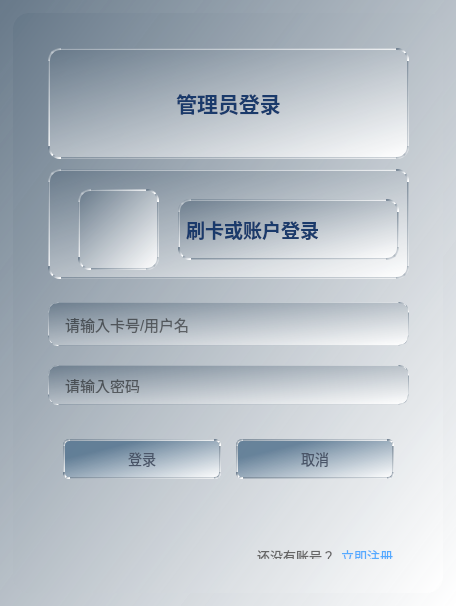
<?xml version="1.0" encoding="UTF-8"?>
<ui version="4.0">
 <class>LoginAdminWidget</class>
 <widget class="QWidget" name="LoginAdminWidget">
  <property name="geometry">
   <rect>
    <x>0</x>
    <y>0</y>
    <width>456</width>
    <height>606</height>
   </rect>
  </property>
  <property name="windowTitle">
   <string>管理员登录</string>
  </property>
  <property name="styleSheet">
   <string notr="true">QWidget#LoginAdminWidget{
    background:qlineargradient(spread:pad, x1:0, y1:0, x2:1, y2:1, stop:0 rgba(100, 118, 135, 217), stop:1 rgba(255, 255, 255, 255));
	font-family: &quot;Microsoft YaHei&quot;;
}</string>
  </property>
  <layout class="QGridLayout" name="gridLayout">
   <item row="0" column="0">
    <widget class="QFrame" name="loginFrame">
     <property name="minimumSize">
      <size>
       <width>430</width>
       <height>580</height>
      </size>
     </property>
     <property name="maximumSize">
      <size>
       <width>430</width>
       <height>580</height>
      </size>
     </property>
     <property name="styleSheet">
      <string notr="true">QFrame#loginFrame{
    background:qlineargradient(spread:pad, x1:0, y1:0, x2:1, y2:1, stop:0 rgba(100, 118, 135, 217), stop:1 rgba(255, 255, 255, 255));
    border-radius: 16px;
    border: none;
}</string>
     </property>
     <property name="frameShape">
      <enum>QFrame::StyledPanel</enum>
     </property>
     <property name="frameShadow">
      <enum>QFrame::Raised</enum>
     </property>
     <widget class="QWidget" name="verticalLayoutWidget">
      <property name="geometry">
       <rect>
        <x>20</x>
        <y>20</y>
        <width>391</width>
        <height>261</height>
       </rect>
      </property>
      <layout class="QVBoxLayout" name="verticalLayout">
       <property name="spacing">
        <number>10</number>
       </property>
       <property name="leftMargin">
        <number>15</number>
       </property>
       <property name="topMargin">
        <number>15</number>
       </property>
       <property name="rightMargin">
        <number>15</number>
       </property>
       <property name="bottomMargin">
        <number>15</number>
       </property>
       <item>
        <widget class="QLabel" name="loginLabel">
         <property name="styleSheet">
          <string notr="true">QLabel#loginLabel{
	border: 2px solid qlineargradient(spread:pad, x1:0, y1:0, x2:1, y2:1, stop:0 rgba(100, 118, 135, 217), stop:1 rgba(255, 255, 255, 255));
	border-radius: 12px;
	background: qlineargradient(spread:pad, x1:0, y1:0, x2:1, y2:1, stop:0 rgba(100, 118, 135, 217), stop:1 rgba(255, 255, 255, 255));
}</string>
         </property>
         <property name="frameShadow">
          <enum>QFrame::Plain</enum>
         </property>
         <property name="text">
          <string>&lt;html&gt;&lt;head/&gt;&lt;body&gt;&lt;p align=&quot;center&quot;&gt;&lt;span style=&quot; font-size:16pt; font-weight:600; color:#1a3a6b;&quot;&gt;管理员登录&lt;/span&gt;&lt;/p&gt;&lt;/body&gt;&lt;/html&gt;</string>
         </property>
         <property name="alignment">
          <set>Qt::AlignCenter</set>
         </property>
        </widget>
       </item>
       <item>
        <widget class="QFrame" name="readCardFrame">
         <property name="styleSheet">
          <string notr="true">QFrame
{
	border: 2px solid qlineargradient(spread:pad, x1:0, y1:0, x2:1, y2:1, stop:0 rgba(100, 118, 135, 217), stop:1 rgba(255, 255, 255, 255));
	border-radius: 12px;
	background: qlineargradient(spread:pad, x1:0, y1:0, x2:1, y2:1, stop:0 rgba(100, 118, 135, 217), stop:1 rgba(255, 255, 255, 255));
}</string>
         </property>
         <property name="frameShape">
          <enum>QFrame::StyledPanel</enum>
         </property>
         <property name="frameShadow">
          <enum>QFrame::Raised</enum>
         </property>
         <widget class="QLabel" name="cardLabel">
          <property name="geometry">
           <rect>
            <x>130</x>
            <y>30</y>
            <width>221</width>
            <height>61</height>
           </rect>
          </property>
          <property name="styleSheet">
           <string notr="true">QLabel#cardLabel{
    font-size: 22px;
    color: rgb(26, 58, 107);
    font-weight: 500;
}</string>
          </property>
          <property name="text">
           <string>&lt;html&gt;&lt;head/&gt;&lt;body&gt;&lt;p&gt;&lt;span style=&quot; font-size:14pt; font-weight:600; color:#1a3a6b;&quot;&gt;刷卡或账户登录&lt;/span&gt;&lt;/p&gt;&lt;/body&gt;&lt;/html&gt;</string>
          </property>
         </widget>
         <widget class="QLabel" name="cardIconLabel">
          <property name="geometry">
           <rect>
            <x>30</x>
            <y>20</y>
            <width>81</width>
            <height>81</height>
           </rect>
          </property>
          <property name="frameShape">
           <enum>QFrame::NoFrame</enum>
          </property>
          <property name="text">
           <string/>
          </property>
          <property name="pixmap">
           <pixmap resource="src.qrc">:/image/shuaka2.png</pixmap>
          </property>
          <property name="scaledContents">
           <bool>true</bool>
          </property>
         </widget>
        </widget>
       </item>
      </layout>
     </widget>
     <widget class="QWidget" name="layoutWidget">
      <property name="geometry">
       <rect>
        <x>20</x>
        <y>270</y>
        <width>391</width>
        <height>231</height>
       </rect>
      </property>
      <layout class="QVBoxLayout" name="verticalLayout_2">
       <property name="spacing">
        <number>15</number>
       </property>
       <property name="leftMargin">
        <number>15</number>
       </property>
       <property name="topMargin">
        <number>15</number>
       </property>
       <property name="rightMargin">
        <number>15</number>
       </property>
       <property name="bottomMargin">
        <number>15</number>
       </property>
       <item>
        <widget class="QLineEdit" name="userEdit">
         <property name="minimumSize">
          <size>
           <width>0</width>
           <height>40</height>
          </size>
         </property>
         <property name="styleSheet">
          <string notr="true">QLineEdit{
    background-color: qlineargradient(spread:pad, x1:0, y1:0, x2:1, y2:1, stop:0 rgba(100, 118, 135, 217), stop:1 rgba(255, 255, 255, 255));
    border: 1px solid qlineargradient(spread:pad, x1:0, y1:0, x2:1, y2:1, stop:0 rgba(100, 118, 135, 217), stop:1 rgba(255, 255, 255, 255));
    border-radius: 10px;
    padding: 11px 14px;
    font-size: 15px;
    color: rgb(0, 0, 0);
}
QLineEdit:focus{
    border: 1px solid #348aff;
}
QLineEdit::placeholder{
    color: #888888;
}</string>
         </property>
         <property name="placeholderText">
          <string>请输入卡号/用户名</string>
         </property>
        </widget>
       </item>
       <item>
        <widget class="QLineEdit" name="passwordEdit">
         <property name="minimumSize">
          <size>
           <width>0</width>
           <height>40</height>
          </size>
         </property>
         <property name="maximumSize">
          <size>
           <width>16777215</width>
           <height>40</height>
          </size>
         </property>
         <property name="styleSheet">
          <string notr="true">QLineEdit{
    background-color: qlineargradient(spread:pad, x1:0, y1:0, x2:1, y2:1, stop:0 rgba(100, 118, 135, 217), stop:1 rgba(255, 255, 255, 255));
    border: 1px solid qlineargradient(spread:pad, x1:0, y1:0, x2:1, y2:1, stop:0 rgba(100, 118, 135, 217), stop:1 rgba(255, 255, 255, 255));
    border-radius: 10px;
    padding: 11px 14px;
    font-size: 15px;
    color: rgb(0, 0, 0);
}
QLineEdit:focus{
    border: 1px solid #348aff;
}
QLineEdit::placeholder{
    color: #888888;
}</string>
         </property>
         <property name="echoMode">
          <enum>QLineEdit::Password</enum>
         </property>
         <property name="placeholderText">
          <string>请输入密码</string>
         </property>
        </widget>
       </item>
       <item>
        <layout class="QHBoxLayout" name="horizontalLayout_2">
         <property name="spacing">
          <number>15</number>
         </property>
         <property name="leftMargin">
          <number>15</number>
         </property>
         <property name="topMargin">
          <number>15</number>
         </property>
         <property name="rightMargin">
          <number>15</number>
         </property>
         <property name="bottomMargin">
          <number>15</number>
         </property>
         <item>
          <widget class="QPushButton" name="loginButton">
           <property name="minimumSize">
            <size>
             <width>0</width>
             <height>40</height>
            </size>
           </property>
           <property name="maximumSize">
            <size>
             <width>16777215</width>
             <height>40</height>
            </size>
           </property>
           <property name="styleSheet">
            <string notr="true">QPushButton
{
	background: qlineargradient(spread:pad, x1:0, y1:0, x2:1, y2:1, stop:0.248927 rgba(85, 116, 143, 217), stop:1 rgba(255, 255, 255, 255));
	color: rgb(74, 85, 104);
	border: 2px solid qlineargradient(spread:pad, x1:0, y1:0, x2:1, y2:1, stop:0 rgba(100, 118, 135, 217), stop:1 rgba(255, 255, 255, 255));
	border-radius: 6px;
	font-size: 14px;
	font: 63 9pt &quot;Bahnschrift SemiBold SemiConden&quot;;
}
QPushButton:hover {
    background: qlineargradient(spread:pad, x1:0, y1:0, x2:1, y2:1, stop:0 rgba(100, 118, 135, 217), stop:1 rgba(255, 255, 255, 255));
    color: #1A3A6B;
}

QPushButton:pressed {
    background: qlineargradient(spread:pad, x1:0, y1:0, x2:1, y2:1, stop:0 rgba(100, 118, 135, 217), stop:1 rgba(255, 255, 255, 255));
	color: #1A3A6B;
    font-weight: bold;
}</string>
           </property>
           <property name="text">
            <string>登录</string>
           </property>
          </widget>
         </item>
         <item>
          <widget class="QPushButton" name="cancelButton">
           <property name="minimumSize">
            <size>
             <width>0</width>
             <height>40</height>
            </size>
           </property>
           <property name="maximumSize">
            <size>
             <width>16777215</width>
             <height>40</height>
            </size>
           </property>
           <property name="styleSheet">
            <string notr="true">QPushButton
{
	background: qlineargradient(spread:pad, x1:0, y1:0, x2:1, y2:1, stop:0.248927 rgba(85, 116, 143, 217), stop:1 rgba(255, 255, 255, 255));
	color: rgb(74, 85, 104);
	border: 2px solid qlineargradient(spread:pad, x1:0, y1:0, x2:1, y2:1, stop:0 rgba(100, 118, 135, 217), stop:1 rgba(255, 255, 255, 255));
	border-radius: 6px;
	font-size: 14px;
	font: 63 9pt &quot;Bahnschrift SemiBold SemiConden&quot;;
}
QPushButton:hover {
    background: qlineargradient(spread:pad, x1:0, y1:0, x2:1, y2:1, stop:0 rgba(100, 118, 135, 217), stop:1 rgba(255, 255, 255, 255));
    color: #1A3A6B;
}

QPushButton:pressed {
    background: qlineargradient(spread:pad, x1:0, y1:0, x2:1, y2:1, stop:0 rgba(100, 118, 135, 217), stop:1 rgba(255, 255, 255, 255));
	color: #1A3A6B;
    font-weight: bold;
}</string>
           </property>
           <property name="text">
            <string>取消</string>
           </property>
          </widget>
         </item>
        </layout>
       </item>
      </layout>
     </widget>
     <widget class="QWidget" name="layoutWidget">
      <property name="geometry">
       <rect>
        <x>180</x>
        <y>520</y>
        <width>211</width>
        <height>26</height>
       </rect>
      </property>
      <layout class="QHBoxLayout" name="horizontalLayout">
       <item>
        <spacer name="horizontalSpacer">
         <property name="orientation">
          <enum>Qt::Horizontal</enum>
         </property>
         <property name="sizeHint" stdset="0">
          <size>
           <width>40</width>
           <height>20</height>
          </size>
         </property>
        </spacer>
       </item>
       <item>
        <widget class="QLabel" name="contentLabel">
         <property name="minimumSize">
          <size>
           <width>0</width>
           <height>24</height>
          </size>
         </property>
         <property name="maximumSize">
          <size>
           <width>16777215</width>
           <height>24</height>
          </size>
         </property>
         <property name="styleSheet">
          <string notr="true">QLabel#contentLabel{
    font-size: 13px;
    color: #666666;
    qproperty-alignment: AlignCenter;
}
</string>
         </property>
         <property name="text">
          <string>&lt;html&gt;&lt;head/&gt;&lt;body&gt;&lt;p align=&quot;right&quot;&gt;还没有账号？&lt;/p&gt;&lt;/body&gt;&lt;/html&gt;</string>
         </property>
        </widget>
       </item>
       <item>
        <widget class="QPushButton" name="backRegisterButton">
         <property name="minimumSize">
          <size>
           <width>0</width>
           <height>24</height>
          </size>
         </property>
         <property name="maximumSize">
          <size>
           <width>16777215</width>
           <height>24</height>
          </size>
         </property>
         <property name="styleSheet">
          <string notr="true">QPushButton
{
	font-size: 13px;
    color: #666666;
	border:none;
	background:transparent;
	color:#55aaff;
}
QPushButton#backRegisterButton:hover{
    color: qlineargradient(x1:0,y1:0,x2:0,y2:1,stop:0 #50a3ff, stop:1 #3086fa);
}</string>
         </property>
         <property name="text">
          <string>立即注册</string>
         </property>
        </widget>
       </item>
      </layout>
     </widget>
    </widget>
   </item>
  </layout>
 </widget>
 <layoutdefault spacing="6" margin="11"/>
 <resources>
  <include location="src.qrc"/>
 </resources>
 <connections/>
</ui>
